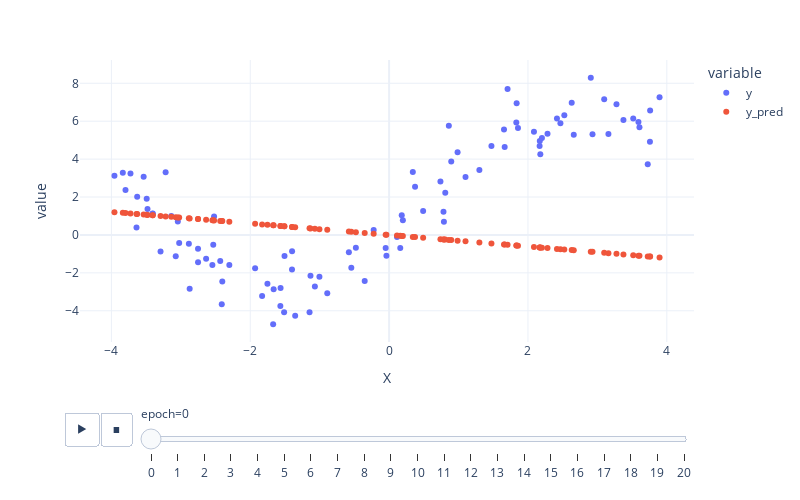

This figure's notebook cell:
### Code cell
px.scatter(data_frame=df_preds,
           x="X",
           y=["y", "y_pred"],
           animation_frame="epoch",
           height=500,
           width=800,
           template="plotly_white")

### Figure 1 — Plotly figure (JSON) as saved in the notebook; plotly's stock layout.template omitted (floating-point values rounded to 4 significant figures)
{"data": [{"hovertemplate": "variable=y<br>epoch=0<br>X=%{x}<br>value=%{y}<extra></extra>", "legendgroup": "y", "marker": {"color": "#636efa", "symbol": "circle"}, "mode": "markers", "name": "y", "orientation": "v", "showlegend": true, "type": "scatter", "x": [-1.004, 3.606, 1.856, 0.7893, -2.752, -2.752, -3.535, 2.929, 0.8089, 1.665, -3.835, 3.759, 2.66, -2.301, -2.545, -2.533, -1.566, 0.1981, -0.5444, -1.67, 0.8948, -2.884, -1.663, -1.069, -0.3514, 2.281, -2.403, 0.1139, 0.7393, -3.628, 0.8604, -2.636, -3.48, 3.591, 3.725, 2.467, -1.563, -3.219, 1.474, -0.4788, -3.024, -0.03858, -3.725, 3.275, -1.93, 1.3, -1.506, 0.1605, 0.3737, -2.521, 3.757, 2.201, 3.516, 3.159, 0.7832, 3.375, -3.292, -2.432, -3.638, -1.397, -0.8906, -1.829, 2.63, -1.146, -1.753, 0.3416, -2.873, 2.418, -3.404, 3.895, 2.178, -2.41, -3.956, 2.524, 1.655, 1.832, 2.17, -3.408, -1.132, -3.073, 2.905, 0.9864, -1.353, -3.492, -1.512, -1.399, 1.837, 1.1, 3.098, -0.2223, -3.043, 1.706, 2.086, 0.4902, 2.168, -0.04964, 0.1819, -0.5797, -3.797, -3.137], "xaxis": "x", "y": [-2.201, 5.683, 5.638, 0.6957, -1.446, -0.724, 3.073, 5.307, 2.23, 4.636, 3.277, 6.567, 5.292, -1.583, -1.581, -0.5214, -3.752, 0.7803, -1.728, -4.706, 3.871, -0.4709, -2.871, -2.715, -2.433, 5.338, -2.452, -0.1073, 2.822, 2.019, 5.755, -1.26, 1.372, 5.956, 3.732, 5.894, -2.799, 3.304, 4.691, -0.6723, -0.4243, -1.094, 3.236, 6.9, -1.754, 3.43, -1.105, -0.6937, 2.536, 0.9786, 4.916, 5.114, 6.141, 5.323, 1.223, 6.061, -0.8712, -1.368, 0.3946, -0.8644, -3.07, -3.221, 6.969, -4.077, -2.572, 3.325, -2.84, 6.145, 1.135, 7.26, 4.262, -3.658, 3.125, 6.309, 5.561, 5.928, 4.953, 1.113, -2.152, -1.123, 8.288, 4.358, -4.258, 1.909, -4.079, -1.819, 6.949, 3.051, 7.156, 0.266, 0.7064, 7.696, 5.439, 1.261, 4.69, -0.6903, 1.037, -0.9096, 2.366, 1.002], "yaxis": "y"}, {"hovertemplate": "variable=y_pred<br>epoch=0<br>X=%{x}<br>value=%{y}<extra></extra>", "legendgroup": "y_pred", "marker": {"color": "#EF553B", "symbol": "circle"}, "mode": "markers", "name": "y_pred", "orientation": "v", "showlegend": true, "type": "scatter", "x": [-1.004, 3.606, 1.856, 0.7893, -2.752, -2.752, -3.535, 2.929, 0.8089, 1.665, -3.835, 3.759, 2.66, -2.301, -2.545, -2.533, -1.566, 0.1981, -0.5444, -1.67, 0.8948, -2.884, -1.663, -1.069, -0.3514, 2.281, -2.403, 0.1139, 0.7393, -3.628, 0.8604, -2.636, -3.48, 3.591, 3.725, 2.467, -1.563, -3.219, 1.474, -0.4788, -3.024, -0.03858, -3.725, 3.275, -1.93, 1.3, -1.506, 0.1605, 0.3737, -2.521, 3.757, 2.201, 3.516, 3.159, 0.7832, 3.375, -3.292, -2.432, -3.638, -1.397, -0.8906, -1.829, 2.63, -1.146, -1.753, 0.3416, -2.873, 2.418, -3.404, 3.895, 2.178, -2.41, -3.956, 2.524, 1.655, 1.832, 2.17, -3.408, -1.132, -3.073, 2.905, 0.9864, -1.353, -3.492, -1.512, -1.399, 1.837, 1.1, 3.098, -0.2223, -3.043, 1.706, 2.086, 0.4902, 2.168, -0.04964, 0.1819, -0.5797, -3.797, -3.137], "xaxis": "x", "y": [0.3053, -1.097, -0.5646, -0.2401, 0.8371, 0.8371, 1.075, -0.8911, -0.2461, -0.5063, 1.167, -1.144, -0.809, 0.7, 0.7743, 0.7704, 0.4764, -0.06024, 0.1656, 0.508, -0.2722, 0.8773, 0.5058, 0.3252, 0.1069, -0.694, 0.7308, -0.03464, -0.2249, 1.104, -0.2617, 0.8018, 1.058, -1.092, -1.133, -0.7505, 0.4755, 0.9791, -0.4483, 0.1456, 0.9198, 0.01174, 1.133, -0.9961, 0.587, -0.3955, 0.4582, -0.04884, -0.1137, 0.7669, -1.143, -0.6695, -1.07, -0.9608, -0.2382, -1.027, 1.001, 0.7398, 1.107, 0.4251, 0.2709, 0.5564, -0.8, 0.3486, 0.5331, -0.1039, 0.8738, -0.7354, 1.035, -1.185, -0.6625, 0.7332, 1.203, -0.7677, -0.5034, -0.5573, -0.6601, 1.037, 0.3444, 0.9348, -0.8836, -0.3, 0.4115, 1.062, 0.46, 0.4254, -0.5587, -0.3347, -0.9423, 0.06761, 0.9257, -0.5189, -0.6346, -0.1491, -0.6594, 0.0151, -0.05532, 0.1763, 1.155, 0.9542], "yaxis": "y"}], "layout": {"height": 500, "legend": {"title": {"text": "variable"}, "tracegroupgap": 0}, "margin": {"t": 60}, "sliders": [{"active": 0, "currentvalue": {"prefix": "epoch="}, "len": 0.9, "pad": {"b": 10, "t": 60}, "steps": [{"args": [["0"], {"frame": {"duration": 0, "redraw": false}, "fromcurrent": true, "mode": "immediate", "transition": {"duration": 0, "easing": "linear"}}], "label": "0", "method": "animate"}, {"args": [["1"], {"frame": {"duration": 0, "redraw": false}, "fromcurrent": true, "mode": "immediate", "transition": {"duration": 0, "easing": "linear"}}], "label": "1", "method": "animate"}, {"args": [["2"], {"frame": {"duration": 0, "redraw": false}, "fromcurrent": true, "mode": "immediate", "transition": {"duration": 0, "easing": "linear"}}], "label": "2", "method": "animate"}, {"args": [["3"], {"frame": {"duration": 0, "redraw": false}, "fromcurrent": true, "mode": "immediate", "transition": {"duration": 0, "easing": "linear"}}], "label": "3", "method": "animate"}, {"args": [["4"], {"frame": {"duration": 0, "redraw": false}, "fromcurrent": true, "mode": "immediate", "transition": {"duration": 0, "easing": "linear"}}], "label": "4", "method": "animate"}, {"args": [["5"], {"frame": {"duration": 0, "redraw": false}, "fromcurrent": true, "mode": "immediate", "transition": {"duration": 0, "easing": "linear"}}], "label": "5", "method": "animate"}, {"args": [["6"], {"frame": {"duration": 0, "redraw": false}, "fromcurrent": true, "mode": "immediate", "transition": {"duration": 0, "easing": "linear"}}], "label": "6", "method": "animate"}, {"args": [["7"], {"frame": {"duration": 0, "redraw": false}, "fromcurrent": true, "mode": "immediate", "transition": {"duration": 0, "easing": "linear"}}], "label": "7", "method": "animate"}, {"args": [["8"], {"frame": {"duration": 0, "redraw": false}, "fromcurrent": true, "mode": "immediate", "transition": {"duration": 0, "easing": "linear"}}], "label": "8", "method": "animate"}, {"args": [["9"], {"frame": {"duration": 0, "redraw": false}, "fromcurrent": true, "mode": "immediate", "transition": {"duration": 0, "easing": "linear"}}], "label": "9", "method": "animate"}, {"args": [["10"], {"frame": {"duration": 0, "redraw": false}, "fromcurrent": true, "mode": "immediate", "transition": {"duration": 0, "easing": "linear"}}], "label": "10", "method": "animate"}, {"args": [["11"], {"frame": {"duration": 0, "redraw": false}, "fromcurrent": true, "mode": "immediate", "transition": {"duration": 0, "easing": "linear"}}], "label": "11", "method": "animate"}, {"args": [["12"], {"frame": {"duration": 0, "redraw": false}, "fromcurrent": true, "mode": "immediate", "transition": {"duration": 0, "easing": "linear"}}], "label": "12", "method": "animate"}, {"args": [["13"], {"frame": {"duration": 0, "redraw": false}, "fromcurrent": true, "mode": "immediate", "transition": {"duration": 0, "easing": "linear"}}], "label": "13", "method": "animate"}, {"args": [["14"], {"frame": {"duration": 0, "redraw": false}, "fromcurrent": true, "mode": "immediate", "transition": {"duration": 0, "easing": "linear"}}], "label": "14", "method": "animate"}, {"args": [["15"], {"frame": {"duration": 0, "redraw": false}, "fromcurrent": true, "mode": "immediate", "transition": {"duration": 0, "easing": "linear"}}], "label": "15", "method": "animate"}, {"args": [["16"], {"frame": {"duration": 0, "redraw": false}, "fromcurrent": true, "mode": "immediate", "transition": {"duration": 0, "easing": "linear"}}], "label": "16", "method": "animate"}, {"args": [["17"], {"frame": {"duration": 0, "redraw": false}, "fromcurrent": true, "mode": "immediate", "transition": {"duration": 0, "easing": "linear"}}], "label": "17", "method": "animate"}, {"args": [["18"], {"frame": {"duration": 0, "redraw": false}, "fromcurrent": true, "mode": "immediate", "transition": {"duration": 0, "easing": "linear"}}], "label": "18", "method": "animate"}, {"args": [["19"], {"frame": {"duration": 0, "redraw": false}, "fromcurrent": true, "mode": "immediate", "transition": {"duration": 0, "easing": "linear"}}], "label": "19", "method": "animate"}, {"args": [["20"], {"frame": {"duration": 0, "redraw": false}, "fromcurrent": true, "mode": "immediate", "transition": {"duration": 0, "easing": "linear"}}], "label": "20", "method": "animate"}], "x": 0.1, "xanchor": "left", "y": 0, "yanchor": "top"}], "updatemenus": [{"buttons": [{"args": [null, {"frame": {"duration": 500, "redraw": false}, "fromcurrent": true, "mode": "immediate", "transition": {"duration": 500, "easing": "linear"}}], "label": "&#9654;", "method": "animate"}, {"args": [[null], {"frame": {"duration": 0, "redraw": false}, "fromcurrent": true, "mode": "immediate", "transition": {"duration": 0, "easing": "linear"}}], "label": "&#9724;", "method": "animate"}], "direction": "left", "pad": {"r": 10, "t": 70}, "showactive": false, "type": "buttons", "x": 0.1, "xanchor": "right", "y": 0, "yanchor": "top"}], "width": 800, "xaxis": {"anchor": "y", "domain": [0, 1], "title": {"text": "X"}}, "yaxis": {"anchor": "x", "domain": [0, 1], "title": {"text": "value"}}}}
